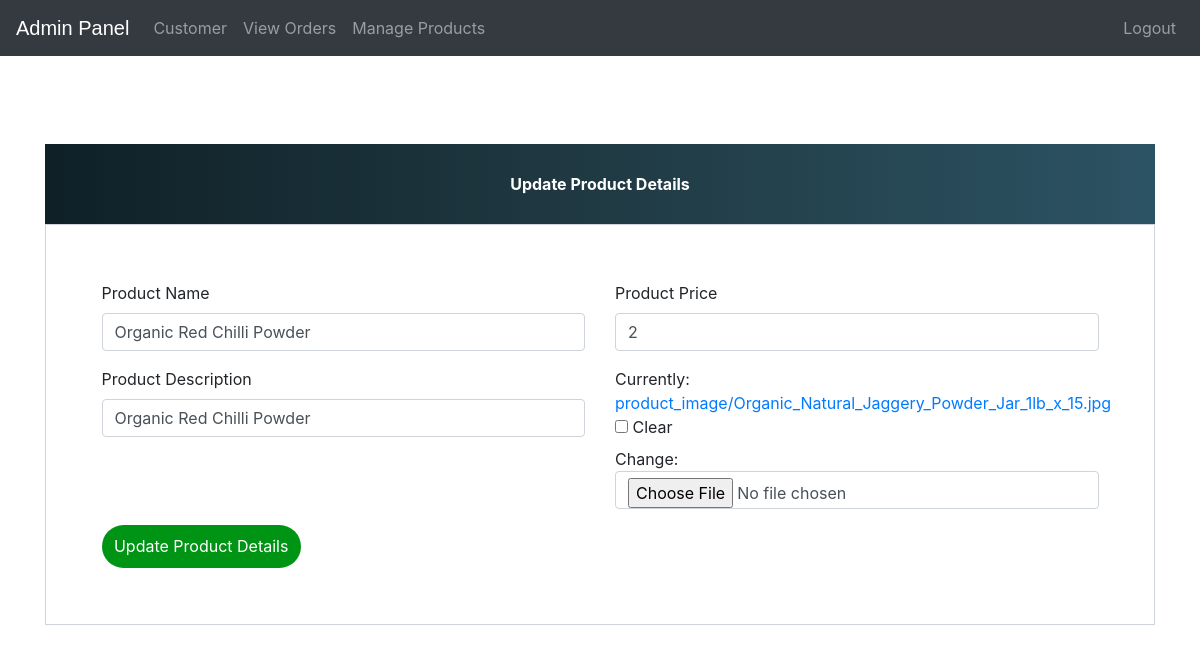
The page /update-product/1 (signed in) on the database its author committed.
### ecom/models.py (models this page shows, shortened)
class Product(models.Model):
    name=models.CharField(max_length=40)
    product_image= models.ImageField(upload_to='product_image/',null=True,blank=True)
    price = models.PositiveIntegerField()
    description=models.CharField(max_length=40)

### ecom/views.py (the view)
# urls.py: path('update-product/<int:pk>', views.update_product_view,name='update-product'),
@login_required(login_url='adminlogin')
def update_product_view(request,pk):
    product=models.Product.objects.get(id=pk)
    productForm=forms.ProductForm(instance=product)
    if request.method=='POST':
        productForm=forms.ProductForm(request.POST,request.FILES,instance=product)
        if productForm.is_valid():
            productForm.save()
            return redirect('admin-products')
    return render(request,'ecom/admin_update_product.html',{'productForm':productForm})

### ecom/forms.py
class ProductForm(forms.ModelForm):
    class Meta:
        model=models.Product
        fields=['name','price','description','product_image']

### templates/ecom/admin_update_product.html (shortened to what this page needs)
{% extends 'ecom/admin_base.html' %}
{% load widget_tweaks %}
{% block content %}
<head>
  <link href="//maxcdn.bootstrapcdn.com/bootstrap/4.1.1/css/bootstrap.min.css" rel="stylesheet" id="bootstrap-css">
</head>
<br><br><br><br><br><br>
<form method="post" enctype="multipart/form-data">
  <div class="container register-form">
    <div class="form">
      <div class="note">
        <p>Update Product Details</p>
      </div>
      <div class="form-content">
        <div class="row">
          <div class="col-md-6">
            <div class="form-group">
              <label for="">Product Name</label>
              {% render_field productForm.name class="form-control" placeholder="Product Name" %}
            </div>
            <div class="form-group">
              <label for="">Product Description</label>
              {% render_field productForm.description class="form-control" placeholder="Description" %}
            </div>
          </div>
          <div class="col-md-6">
            <div class="form-group">
              <label for="">Product Price</label>
              {% render_field productForm.price class="form-control" placeholder="Price" %}
            </div>
            <div class="form-group">
              {% render_field productForm.product_image class="form-control" placeholder="product_image" %}
            </div>
          </div>
        </div>
        <button type="submit" class="btnSubmit">Update Product Details</button>
      </div>
    </div>
  </div>
</form>
{% endblock content %}

### templates/ecom/admin_base.html (style rules this page uses)
p { text-align: center; }

### templates/ecom/admin_update_product.html (style rules this page uses)
a:link { text-decoration: none; }
.note { text-align: center; height: 80px; background: #0F2027; background: -webkit-linear-gradient(to left, #2C5364, #203A43, #0F2027); background: linear-gradient(to left, #2C5364, #203A43, #0F2027); color: #fff; font-weight: bold; line-height: 80px; }
.form-content { padding: 5%; border: 1px solid #ced4da; margin-bottom: 2%; }
.form-control { border-radius: 1.5rem; }
.btnSubmit { border: none; border-radius: 1.5rem; padding: 1%; width: 20%; cursor: pointer; background: #009414; color: #fff; }

### rows shown on the page
Product: name "Organic Red Chilli Powder", description "Organic Red Chilli Powder", price "2"
